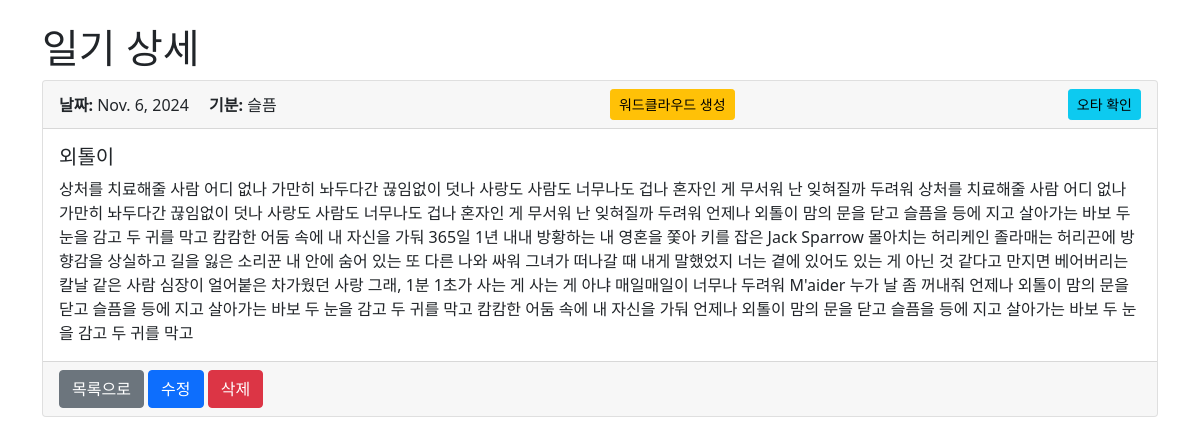
/diary/read/4, run on the app's committed database.
### diary/models.py (models this page shows)
class Diary(models.Model):
    MOOD_CHOICES = [
        ('happy', '기쁨'),
        ('sad', '슬픔'),
        ('angry', '화남'),
        ('fear', '두려움'),
        ('peaceful', '평온함'),
    ]
    content = models.TextField(max_length=700)
    summary = models.CharField(max_length=50)
    mood = models.CharField(max_length=10, choices=MOOD_CHOICES)
    diary_date = models.DateField()
    image_url_1 = models.CharField(max_length=300, blank=True, null=True)
    image_url_2 = models.CharField(max_length=300, blank=True, null=True)
    image_url_3 = models.CharField(max_length=300, blank=True, null=True)
    created_at = models.DateTimeField(auto_now_add=True)
    updated_at = models.DateTimeField(auto_now=True)

### diary/views.py (the view)
# urls.py: path("read/<int:diary_id>", views.read, name="diary-read"),            # 일기 조회
def read(request, diary_id):
    diary = get_object_or_404(Diary, id=diary_id)
    context = {
        'diary': diary
    }
    return render(request, 'diary/read.html', context)

### diary/templates/diary/read.html (shortened to what this page needs)
<!DOCTYPE html>
<html lang="ko">
<head>
    <link href="https://cdn.jsdelivr.net/npm/bootstrap@5.1.3/dist/css/bootstrap.min.css" rel="stylesheet">
</head>
<body>
{% block content %}
<div class="diary-detail container mt-4">
    <h1>일기 상세</h1>
    <div class="card">
        <div class="card-header d-flex justify-content-between align-items-center">
            <div>
                <strong>날짜:</strong> {{ diary.diary_date }}
                <strong class="ms-3">기분:</strong> {{ diary.get_mood_display }}
            </div>
            <button id="generate-wordcloud-btn" class="btn btn-sm btn-warning" data-diary-id="{{ diary.id }}">
                워드클라우드 생성
            </button>
            <button id="check-spelling-btn" class="btn btn-sm btn-info" data-diary-id="{{ diary.id }}">
                오타 확인
            </button>
        </div>
        <div class="card-body">
            <h5 class="card-title">{{ diary.summary }}</h5>
            <p id="diary-content" class="card-text">{{ diary.content }}</p>
        </div>
        <div class="card-footer">
            <a href="{% url 'diary-list' %}" class="btn btn-secondary">목록으로</a>
            <a href="{% url 'diary-update' diary.id %}" class="btn btn-primary">수정</a>
            <a href="{% url 'diary-delete' diary.id %}" class="btn btn-danger">삭제</a>
        </div>
    </div>
</div>
{% endblock %}
</body>
</html>

### data on the page
Diary: diary_date "Nov. 6, 2024", mood "슬픔", summary "외톨이", content "상처를 치료해줄 사람 어디 없나 가만히 놔두다간 끊임없이 덧나 사랑도 사람도 너무나도 겁나 혼자인 게 무서워 난 잊혀질까 두려워 상처를 치료해줄 사람 어디 없나 가만히 놔두다간 끊임없이 덧나 사랑도 사람도 너무나도 겁나 혼자인 게 무서워 난 잊혀질까 두려워 언제나 외톨이 맘의 문을 닫고 슬픔을 등에 지고 살아가는 바보 두 눈을 감고 두 귀를 막고 캄캄한 어둠 속에 내 자신을 가둬 365일 1년 내내 방황하는 내 영혼을 쫓아 키를 잡은 Jack Sparrow 몰아치는 허리케인 졸라매는 허리끈에 방향감을 상실하고 길을 잃은 소리꾼 내 안에 숨어 있는 또 다른 나와 싸워 그녀가 떠나갈 때 내게 말했었지 너는 곁에 있어도 있는 게 아닌 것 같다고 만지면 베어버리는 칼날 같은 사람 심장이 얼어붙은 차가웠던 사랑 그래, 1분 1초가 사는 게 사는 게 아냐 매일매일이 너무나 두려워 M'aider 누가 날 좀 꺼내줘 언제나 외톨이 맘의 문을 닫고 슬픔을 등에 지고 살아가는 바보 두 눈을 감고 두 귀를 막고 캄캄한 어둠 속에 내 자신을 가둬 언제나 외톨이 맘의 문을 닫고 슬픔을 등에 지고 살아가는 바보 두 눈을 감고 두 귀를 막고"
